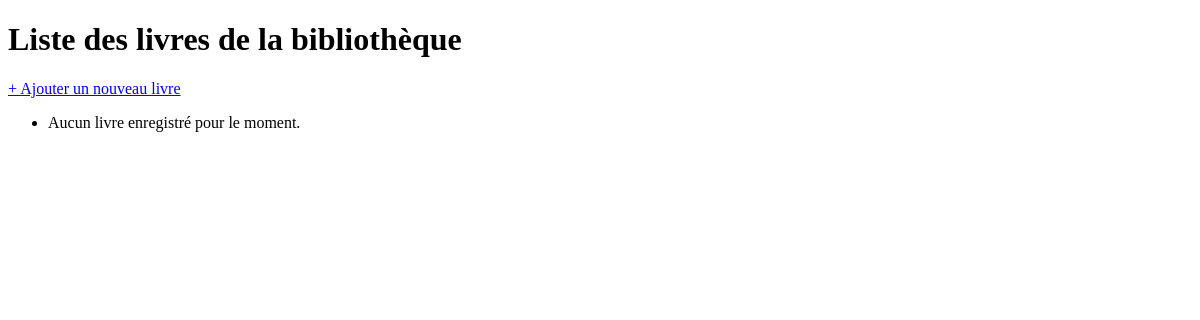
The page /bibliothequeapp/ on the database as committed earlier.
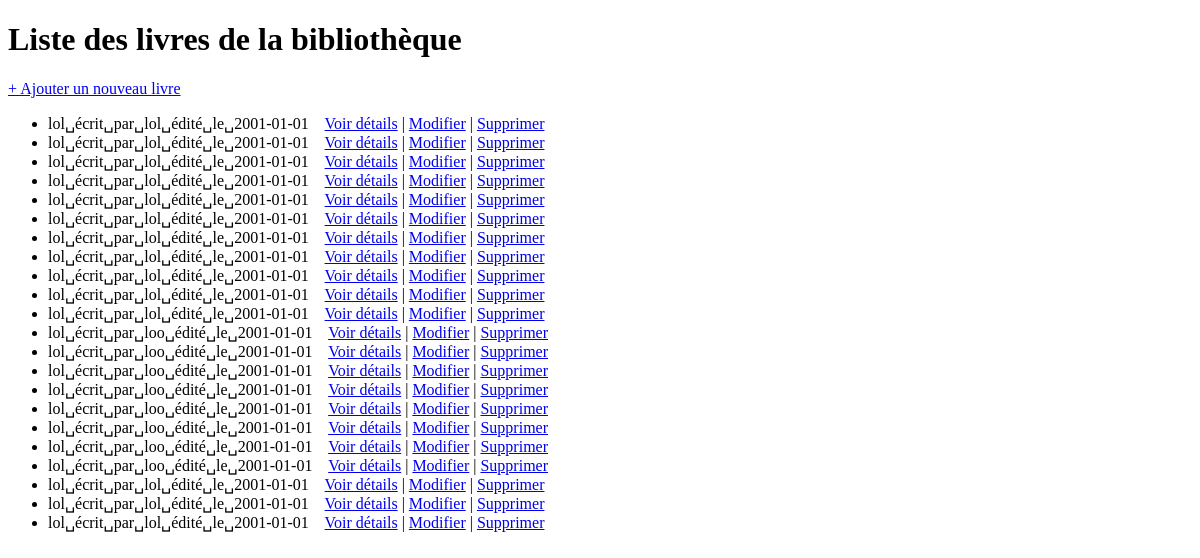
The same page on the database as committed later.
### bibliothequeapp/models.py (models this page shows)
class Livre(models.Model): #déclare la classe bibliothequeapp héritant de la classe Model, classe de base des modèles
    titre = models.CharField(max_length=100) # défini un champs de type texte de 100 caractères maximum
    auteur = models.CharField(max_length = 100)
    date_parution = models.DateField(blank=True, null = True) # champs de type date,pouvant être null ou ne pas être rempli
    nombre_pages = models.IntegerField(blank=False) # champs de type entier devant être obligatoirement
    resume = models.TextField(null = True, blank = True) # champs de type text long
    def __str__(self):
        chaine = (f"{self.titre}␣écrit␣par␣{self.auteur}␣édité␣le␣"
                  f"{self.date_parution}")
        return chaine

### bibliothequeapp/views.py (the view)
# urls.py: path('', views.liste, name='liste'),
def liste(request):
    livres = models.Livre.objects.all()          # Pas besoin de list()
    return render(request, "bibliothequeapp/liste.html", {
        "livres": livres
    })

### bibliothequeapp/templates/bibliothequeapp/liste.html (shortened to what this page needs)
<!DOCTYPE html>
<html lang="fr">
<head>
</head>
<body>
    <h1>Liste des livres de la bibliothèque</h1>
    <p><a href="{'bibliothequeapp/ajout'}">+ Ajouter un nouveau livre</a></p>
    <ul>
    {% for livre in livres %}
        <li>
            {{ livre }}
            <a href="{% url 'bibliothequeapp:read' livre.id %}">Voir détails</a> |
            <a href="{% url 'bibliothequeapp:update' livre.id %}">Modifier</a> |
            <a href="{% url 'bibliothequeapp:delete' livre.id %}"
               onclick="return confirm('Supprimer ce livre ?')">Supprimer</a>
        </li>
    {% empty %}
        <li>Aucun livre enregistré pour le moment.</li>
    {% endfor %}
    </ul>
</body>
</html>

Rows that differ between the two databases and show on the page:
added Livre: titre+auteur+date_parution "lol␣écrit␣par␣lol␣édité␣le␣2001-01-01"
added Livre: titre+auteur+date_parution "lol␣écrit␣par␣lol␣édité␣le␣2001-01-01"
added Livre: titre+auteur+date_parution "lol␣écrit␣par␣lol␣édité␣le␣2001-01-01"
added Livre: titre+auteur+date_parution "lol␣écrit␣par␣lol␣édité␣le␣2001-01-01"
added Livre: titre+auteur+date_parution "lol␣écrit␣par␣lol␣édité␣le␣2001-01-01"
added Livre: titre+auteur+date_parution "lol␣écrit␣par␣lol␣édité␣le␣2001-01-01"
added Livre: titre+auteur+date_parution "lol␣écrit␣par␣lol␣édité␣le␣2001-01-01"
added Livre: titre+auteur+date_parution "lol␣écrit␣par␣lol␣édité␣le␣2001-01-01"
added Livre: titre+auteur+date_parution "lol␣écrit␣par␣lol␣édité␣le␣2001-01-01"
added Livre: titre+auteur+date_parution "lol␣écrit␣par␣lol␣édité␣le␣2001-01-01"
added Livre: titre+auteur+date_parution "lol␣écrit␣par␣lol␣édité␣le␣2001-01-01"
added Livre: titre+auteur+date_parution "lol␣écrit␣par␣loo␣édité␣le␣2001-01-01"
added Livre: titre+auteur+date_parution "lol␣écrit␣par␣loo␣édité␣le␣2001-01-01"
added Livre: titre+auteur+date_parution "lol␣écrit␣par␣loo␣édité␣le␣2001-01-01"
added Livre: titre+auteur+date_parution "lol␣écrit␣par␣loo␣édité␣le␣2001-01-01"
added Livre: titre+auteur+date_parution "lol␣écrit␣par␣loo␣édité␣le␣2001-01-01"
added Livre: titre+auteur+date_parution "lol␣écrit␣par␣loo␣édité␣le␣2001-01-01"
added Livre: titre+auteur+date_parution "lol␣écrit␣par␣loo␣édité␣le␣2001-01-01"
added Livre: titre+auteur+date_parution "lol␣écrit␣par␣loo␣édité␣le␣2001-01-01"
added Livre: titre+auteur+date_parution "lol␣écrit␣par␣lol␣édité␣le␣2001-01-01"
added Livre: titre+auteur+date_parution "lol␣écrit␣par␣lol␣édité␣le␣2001-01-01"
added Livre: titre+auteur+date_parution "lol␣écrit␣par␣lol␣édité␣le␣2001-01-01"
Other text that changed with them:
text no longer shown: "Aucun livre enregistré pour le moment."
